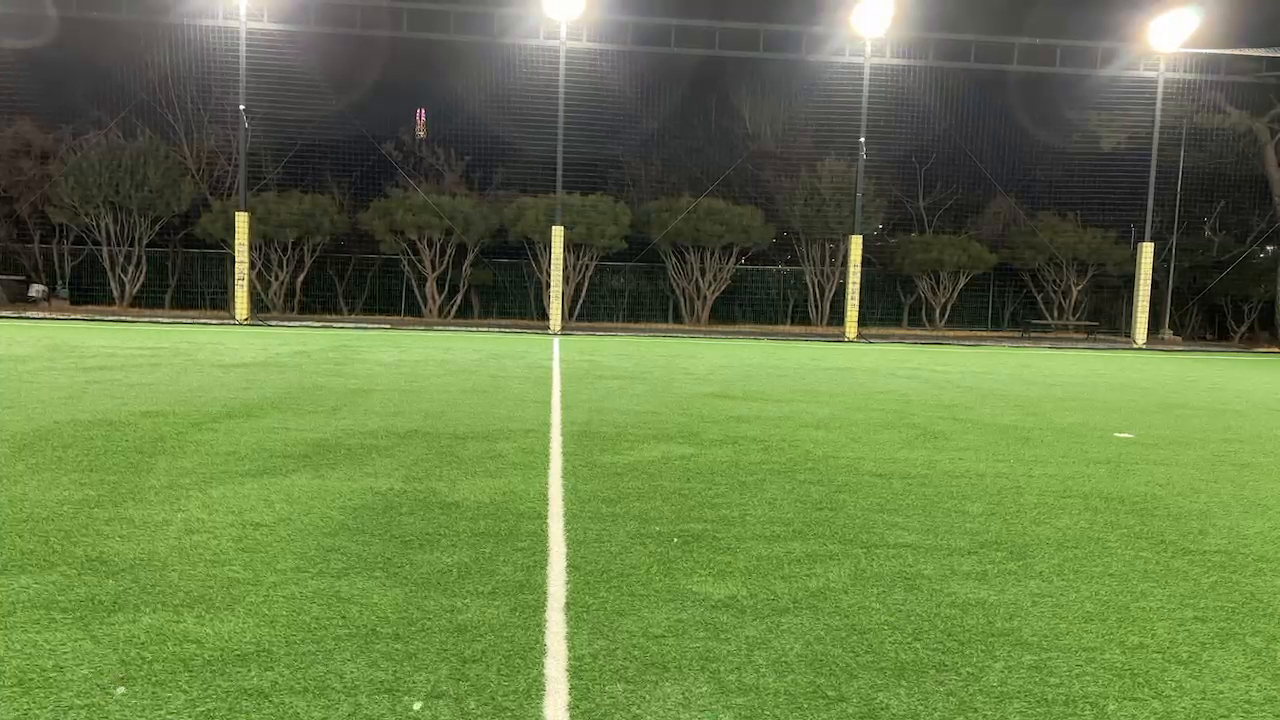
#> input picture frame 23 of video-stitching/videos/center.mp4, 1280 x 720 px, given in place of left_0314.mp4, which was not available
$ python 06_stitch_three_videos_non_calibrated.py
#> lines starting #> are read from the running program, lines starting #| are printed output that depends on the picture; pictures that were not available may be replaced by others from this repository, and a replacement may not be noted
import cv2
import numpy as np

# 파라미터 교정 없이 세 동영상 스티칭
# -------------------------------
# 경로 및 파일명 설정
# -------------------------------
path = 'videos/'
video_left = path + 'left_0314.mp4'
video_center = path + 'center_0314.mp4'
video_right = path + 'right_0314.mp4'
output_video_name = 'non_calibrated_panorama_output.mp4'

# -------------------------------
# 동영상 캡처 객체 생성
# -------------------------------
cap_left = cv2.VideoCapture(video_left)
cap_center = cv2.VideoCapture(video_center)
cap_right = cv2.VideoCapture(video_right)

if not (cap_left.isOpened() and cap_center.isOpened() and cap_right.isOpened()):
    print("동영상 파일 중 하나 이상을 열 수 없습니다.")
    exit()

# -------------------------------
# 첫 프레임 읽기 (호모그래피 계산용)
# -------------------------------
ret_left, frame_left = cap_left.read()
#> frame_left is the input picture: shape (720, 1280, 3); mean B, G, R 70.5, 120.8, 101.1
ret_center, frame_center = cap_center.read()
ret_right, frame_right = cap_right.read()

if not (ret_left and ret_center and ret_right):
    print("프레임 읽기 오류.")
    exit()

# -------------------------------
# 특징점 검출 및 매칭: SIFT + knnMatch + Lowe's ratio test
# -------------------------------
sift = cv2.SIFT_create()
kp_left, des_left = sift.detectAndCompute(frame_left, None)
#> kp_left = 4589 keypoints; strongest (x, y, size): (242, 107, 3.1), (862, 139, 2.9), (1147, 250, 11.3), (423, 111, 2.1)
kp_center, des_center = sift.detectAndCompute(frame_center, None)
#> kp_center has the same summary as kp_left
kp_right, des_right = sift.detectAndCompute(frame_right, None)
#> kp_right has the same summary as kp_left

bf = cv2.BFMatcher(cv2.NORM_L2)
matches_left = bf.knnMatch(des_left, des_center, k=2)
#> matches_left = 4589 matches
matches_right = bf.knnMatch(des_right, des_center, k=2)
#> matches_right = 4589 matches

ratio_thresh = 0.75
good_matches_left = [m for m, n in matches_left if m.distance < ratio_thresh * n.distance]
#> good_matches_left = 4589 matches
good_matches_right = [m for m, n in matches_right if m.distance < ratio_thresh * n.distance]
#> good_matches_right = 4589 matches

def get_matched_points(matches, kp_src, kp_dst):
    src_pts = np.float32([kp_src[m.queryIdx].pt for m in matches]).reshape(-1, 1, 2)
    dst_pts = np.float32([kp_dst[m.trainIdx].pt for m in matches]).reshape(-1, 1, 2)
    return src_pts, dst_pts

src_pts_left, dst_pts_left = get_matched_points(good_matches_left, kp_left, kp_center)
src_pts_right, dst_pts_right = get_matched_points(good_matches_right, kp_right, kp_center)

H_left, _ = cv2.findHomography(src_pts_left, dst_pts_left, cv2.RANSAC, 5.0)
#> H_left = [[1, 4.12e-17, 4.65e-13], [-3.01e-16, 1, 9.09e-13], [-5.76e-19, 6.52e-21, 1]]
H_right, _ = cv2.findHomography(src_pts_right, dst_pts_right, cv2.RANSAC, 5.0)
#> H_right has the same summary as H_left

# -------------------------------
# 파노라마 캔버스 크기 결정
# -------------------------------
h, w = frame_center.shape[:2]

def get_corners(frame, H):
    h_frame, w_frame = frame.shape[:2]
    corners = np.float32([[0, 0], [w_frame, 0], [w_frame, h_frame], [0, h_frame]]).reshape(-1, 1, 2)
    if H is not None:
        transformed = cv2.perspectiveTransform(corners, H)
#> transformed = [[4.65e-13, 9.09e-13], [1280, 5.24e-13], [1280, 720], [4.94e-13, 720]]
    else:
        transformed = corners
    return transformed

corners_left = get_corners(frame_left, H_left)
#> corners_left has the same summary as transformed in get_corners
corners_center = get_corners(frame_center, None)
#> corners_center = [[0, 0], [1280, 0], [1280, 720], [0, 720]]
corners_right = get_corners(frame_right, H_right)
#> corners_right has the same summary as transformed in get_corners

all_corners = np.concatenate((corners_left, corners_center, corners_right), axis=0)
#> all_corners = [[4.65e-13, 9.09e-13], [1280, 5.24e-13], [1280, 720], [4.94e-13, 720], [0, 0], [1280, 0], [1280, 720], [0, 720], [4.65e-13, 9.09e-13], [1280, 5.24e-13], [1280, 720], [4.94e-13, 720]]
[x_min, y_min] = np.int32(all_corners.min(axis=0).ravel() - 0.5)
#> x_min = 0; y_min = 0
[x_max, y_max] = np.int32(all_corners.max(axis=0).ravel() + 0.5)
#> x_max = 1280; y_max = 720

translation = np.array([[1, 0, -x_min],
                        [0, 1, -y_min],
                        [0, 0, 1]], dtype=np.float32)
#> translation = [[1, 0, 0], [0, 1, 0], [0, 0, 1]]

panorama_width = x_max - x_min
#> panorama_width = 1280
panorama_height = y_max - y_min
#> panorama_height = 720

# --- 접합부 블렌딩에 사용할 overlap (픽셀)
overlap = 150
center_x = int(-x_min)
#> center_x = 0
center_w = frame_center.shape[1]

# -------------------------------
# 출력 동영상 설정
# -------------------------------
fourcc = cv2.VideoWriter_fourcc(*'mp4v')
fps = cap_center.get(cv2.CAP_PROP_FPS)
output_video = cv2.VideoWriter(output_video_name, fourcc, fps, (panorama_width, panorama_height))

# 동영상의 시작 프레임으로 이동
cap_left.set(cv2.CAP_PROP_POS_FRAMES, 0)
cap_center.set(cv2.CAP_PROP_POS_FRAMES, 0)
cap_right.set(cv2.CAP_PROP_POS_FRAMES, 0)

frame_idx = 0

while True:
    ret_center, frame_center = cap_center.read()
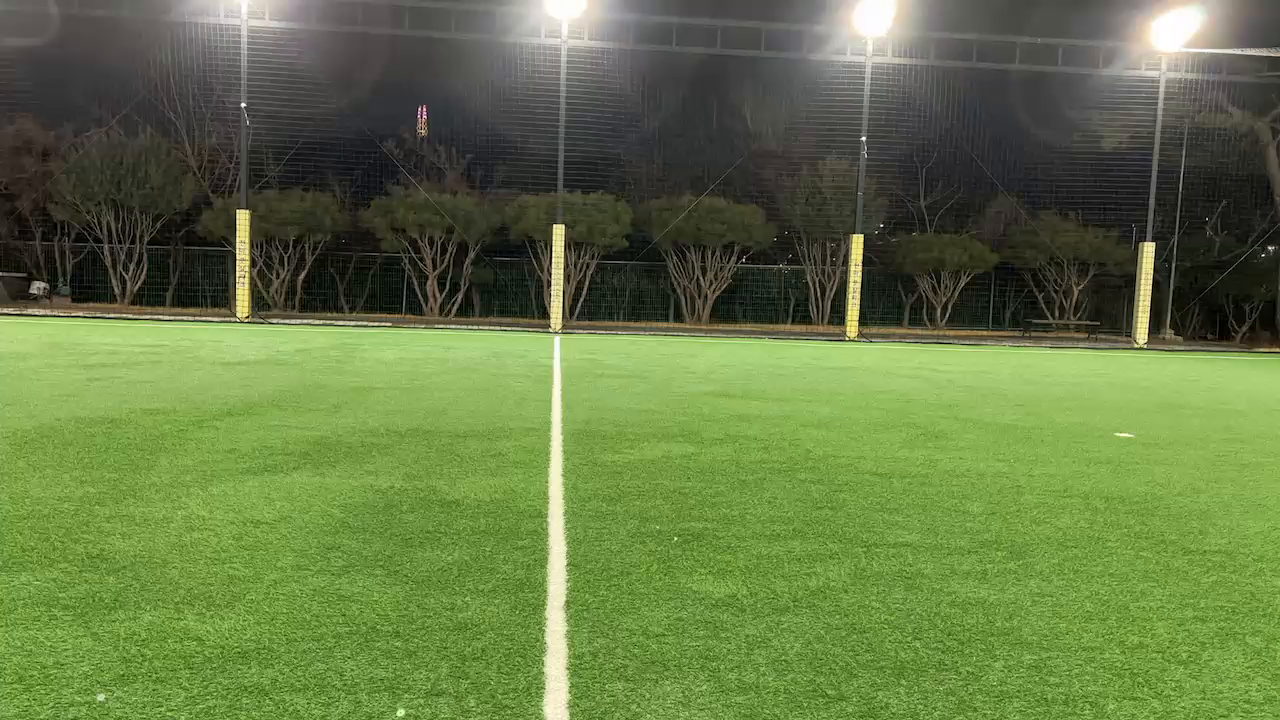
#> input picture frame 0 of video-stitching/videos/center.mp4, 1280 x 720 px, given in place of center_0314.mp4, which was not available
#> frame_center is the input picture: shape (720, 1280, 3); mean B, G, R 69.3, 119.7, 99.9
    if not ret_center:
        break

    cap_left.set(cv2.CAP_PROP_POS_FRAMES, frame_idx)
    cap_right.set(cv2.CAP_PROP_POS_FRAMES, frame_idx)
    ret_left, frame_left = cap_left.read()
    ret_right, frame_right = cap_right.read()
    if not (ret_left and ret_right):
        break

    # 보정 제거 → 그대로 사용
    warp_left = cv2.warpPerspective(frame_left, translation @ H_left, (panorama_width, panorama_height))
    warp_center = cv2.warpPerspective(frame_center, translation, (panorama_width, panorama_height))
    warp_right = cv2.warpPerspective(frame_right, translation @ H_right, (panorama_width, panorama_height))

    panorama = np.zeros((panorama_height, panorama_width, 3), dtype=np.uint8)

    if center_x > 0:
        panorama[:, :center_x] = warp_left[:, :center_x]

    if center_x + overlap <= panorama_width:
        alpha = np.linspace(1, 0, overlap, endpoint=True)[np.newaxis, :, np.newaxis]
        left_part = warp_left[:, center_x:center_x+overlap].astype(np.float32)
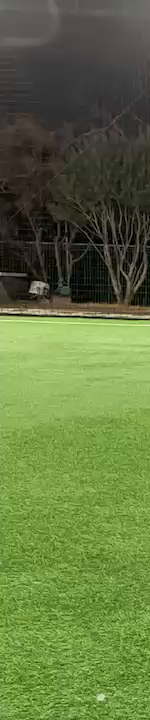
#> left_part: shape (720, 150, 3) float32; mean B, G, R 63.7, 116, 96.9
        center_left = warp_center[:, center_x:center_x+overlap].astype(np.float32)
        blended = left_part * alpha + center_left * (1 - alpha)
        panorama[:, center_x:center_x+overlap] = blended.astype(np.uint8)
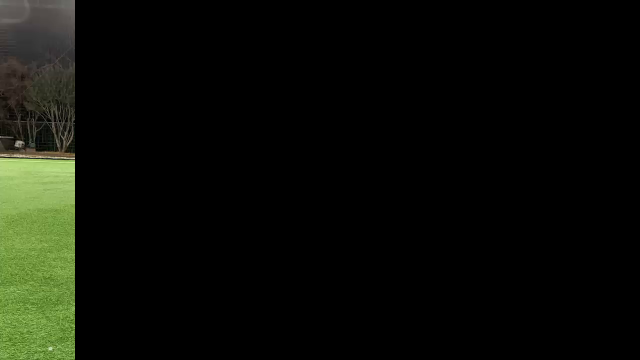
#> panorama: shape (720, 1280, 3) (shown at 1/2 size); mean B, G, R 7.5, 13.6, 11.4

    center_main_start = center_x + overlap
#> center_main_start = 150
    center_main_end = center_x + center_w - overlap
#> center_main_end = 1130
    if center_main_end > center_main_start:
        panorama[:, center_main_start:center_main_end] = warp_center[:, center_main_start:center_main_end]
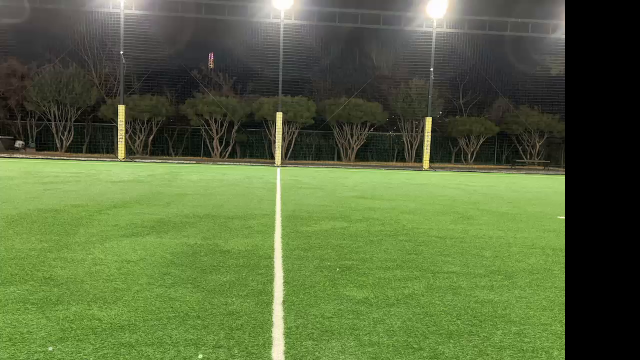
#> panorama: shape (720, 1280, 3) (shown at 1/2 size); mean B, G, R 60.8, 105, 87.5

    if center_x + center_w <= panorama_width:
        alpha = np.linspace(1, 0, overlap, endpoint=True)[np.newaxis, :, np.newaxis]
        center_right = warp_center[:, center_x+center_w-overlap:center_x+center_w].astype(np.float32)
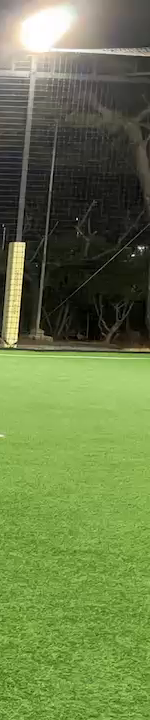
#> center_right: shape (720, 150, 3) float32; mean B, G, R 72.8, 124.8, 105.8
        right_part = warp_right[:, center_x+center_w-overlap:center_x+center_w].astype(np.float32)
        blended = center_right * alpha + right_part * (1 - alpha)
        panorama[:, center_x+center_w-overlap:center_x+center_w] = blended.astype(np.uint8)

    if center_x + center_w < panorama_width:
        panorama[:, center_x+center_w:] = warp_right[:, center_x+center_w:]

    output_video.write(panorama)
    cv2.imshow("Panorama", panorama)
    if cv2.waitKey(1) & 0xFF == ord('q'):
#> (key q is pressed here)
        break

    frame_idx += 1

cap_left.release()
cap_center.release()
cap_right.release()
output_video.release()
cv2.destroyAllWindows()

$ run again, starting later in the video
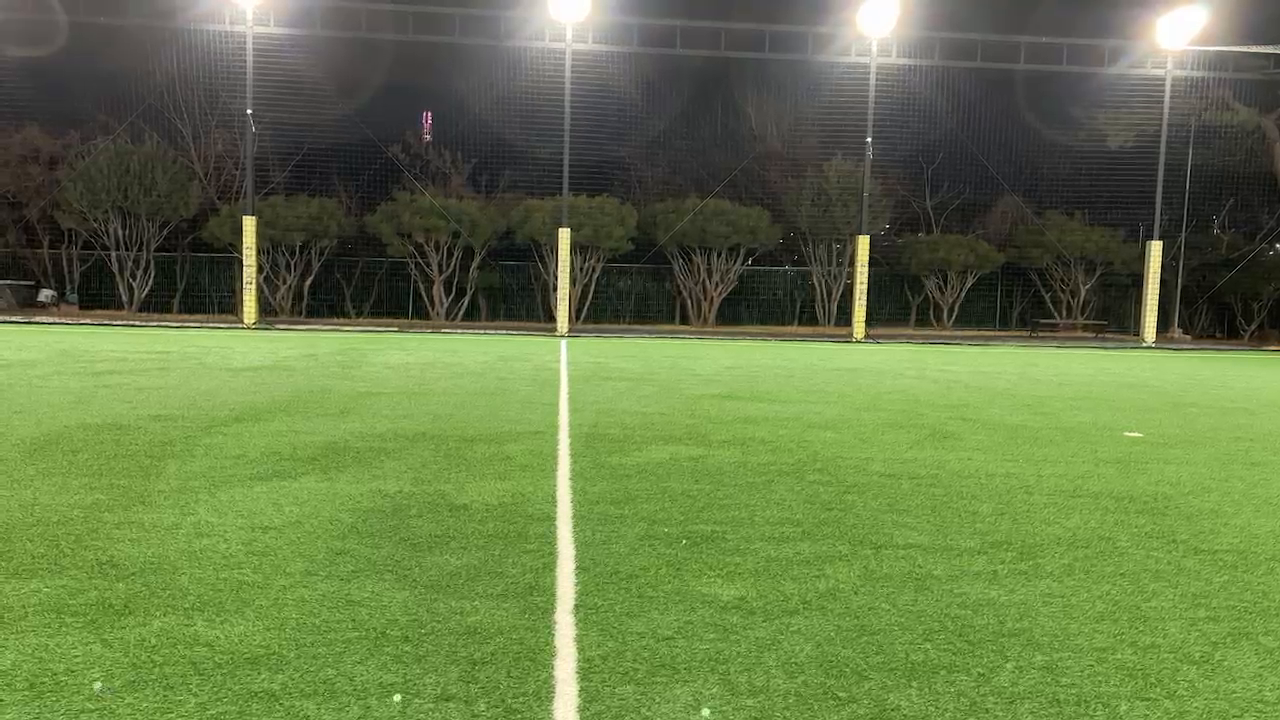
#> input picture frame 107 of video-stitching/videos/center.mp4, 1280 x 720 px, given in place of left_0314.mp4, which was not available
#> frame_left is the input picture: shape (720, 1280, 3); mean B, G, R 71.4, 121.2, 101.6
#> kp_left = 4547 keypoints; strongest (x, y, size): (869, 139, 2.9), (1155, 248, 11.2), (564, 235, 10.2), (249, 224, 10.7)
#> kp_center has the same summary as kp_left
#> kp_right has the same summary as kp_left
#> matches_left = 4547 matches
#> H_left = [[1, -5.48e-16, 1.63e-12], [-1.81e-15, 1, 1.44e-12], [-3.83e-18, -8.74e-19, 1]]
#> H_right has the same summary as H_left
#> in get_corners, `transformed = cv2.perspectiveTransform(corners, H)`: transformed = [[1.63e-12, 1.44e-12], [1280, -8.84e-13], [1280, 720], [1.23e-12, 720]]
#> corners_left has the same summary as transformed in get_corners
#> corners_center = [[0, 0], [1280, 0], [1280, 720], [0, 720]]
#> corners_right has the same summary as transformed in get_corners
#> all_corners = [[1.63e-12, 1.44e-12], [1280, -8.84e-13], [1280, 720], [1.23e-12, 720], [0, 0], [1280, 0], [1280, 720], [0, 720], [1.63e-12, 1.44e-12], [1280, -8.84e-13], [1280, 720], [1.23e-12, 720]]
#> x_min = 0
#> x_max = 1280; y_max = 720
#> translation = [[1, 0, 0], [0, 1, 0], [0, 0, 1]]
#> panorama_width = 1280
#> panorama_height = 720
#> center_x = 0
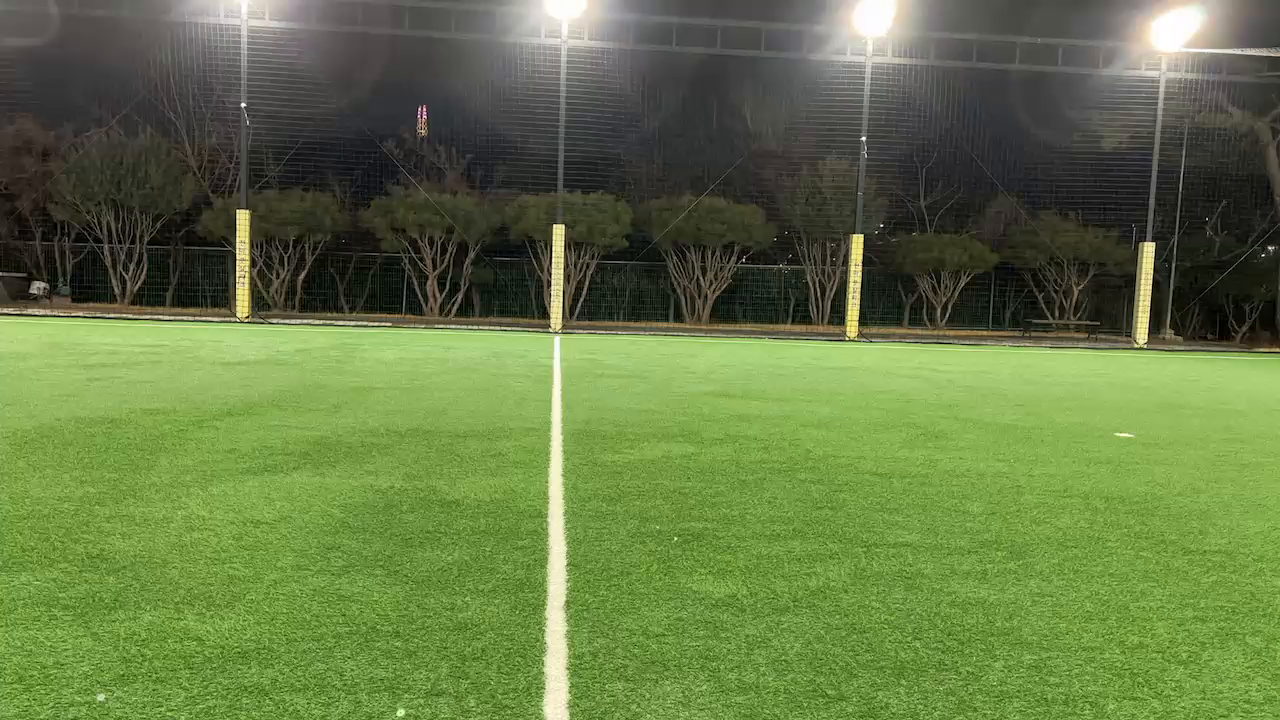
#> input picture frame 0 of video-stitching/videos/center.mp4, 1280 x 720 px, given in place of center_0314.mp4, which was not available
#> frame_center is the input picture: shape (720, 1280, 3); mean B, G, R 69.3, 119.7, 99.9
#> center_main_start = 150
#> center_main_end = 1130

$ run again, starting later in the video
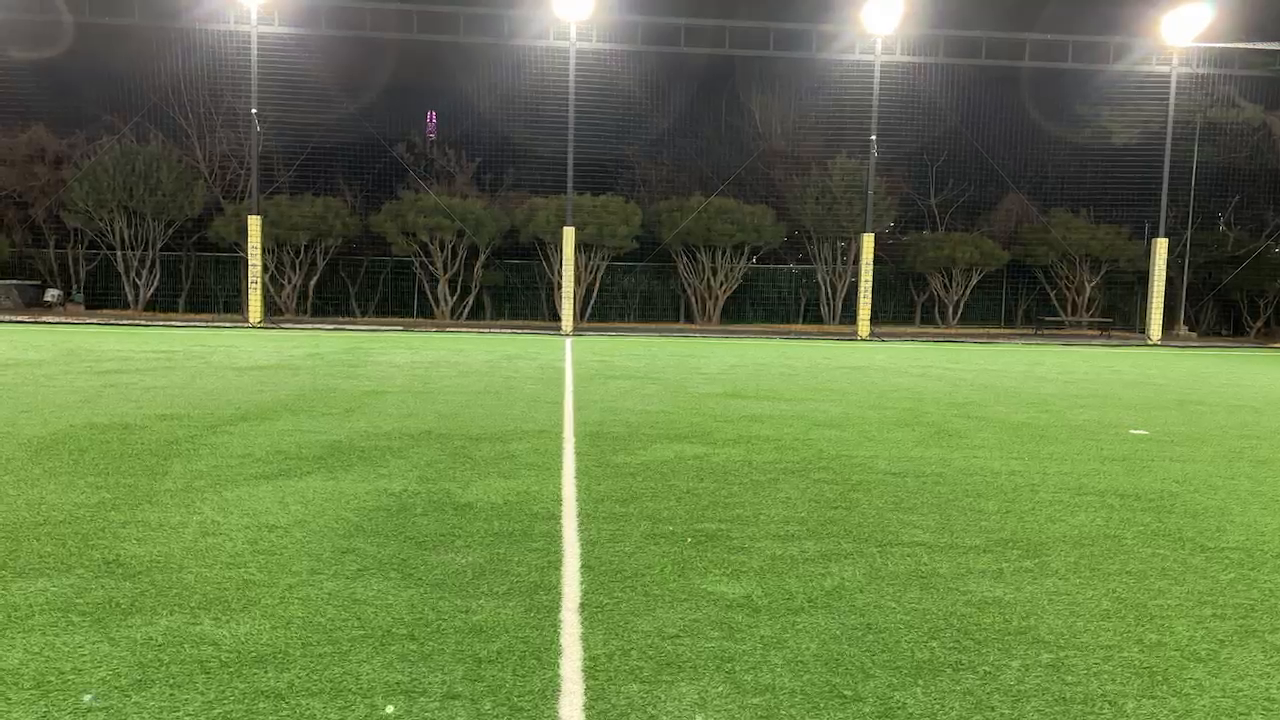
#> input picture frame 191 of video-stitching/videos/center.mp4, 1280 x 720 px, given in place of left_0314.mp4, which was not available
#> frame_left is the input picture: shape (720, 1280, 3); mean B, G, R 70.6, 120.4, 101
#> kp_left = 4444 keypoints; strongest (x, y, size): (254, 111, 3), (873, 137, 2.9), (1161, 246, 11.4), (868, 241, 10.3)
#> kp_center has the same summary as kp_left
#> kp_right has the same summary as kp_left
#> matches_left = 4444 matches
#> H_left = [[1, 1.94e-15, -2.03e-12], [2.13e-15, 1, -1.33e-12], [4.56e-18, 3.15e-18, 1]]
#> H_right has the same summary as H_left
#> in get_corners, `transformed = cv2.perspectiveTransform(corners, H)`: transformed = [[-2.03e-12, -1.33e-12], [1280, 1.4e-12], [1280, 720], [-6.3e-13, 720]]
#> corners_left has the same summary as transformed in get_corners
#> corners_center = [[0, 0], [1280, 0], [1280, 720], [0, 720]]
#> corners_right has the same summary as transformed in get_corners
#> all_corners = [[-2.03e-12, -1.33e-12], [1280, 1.4e-12], [1280, 720], [-6.3e-13, 720], [0, 0], [1280, 0], [1280, 720], [0, 720], [-2.03e-12, -1.33e-12], [1280, 1.4e-12], [1280, 720], [-6.3e-13, 720]]
#> x_min = 0
#> x_max = 1280; y_max = 720
#> translation = [[1, 0, 0], [0, 1, 0], [0, 0, 1]]
#> panorama_width = 1280
#> panorama_height = 720
#> center_x = 0
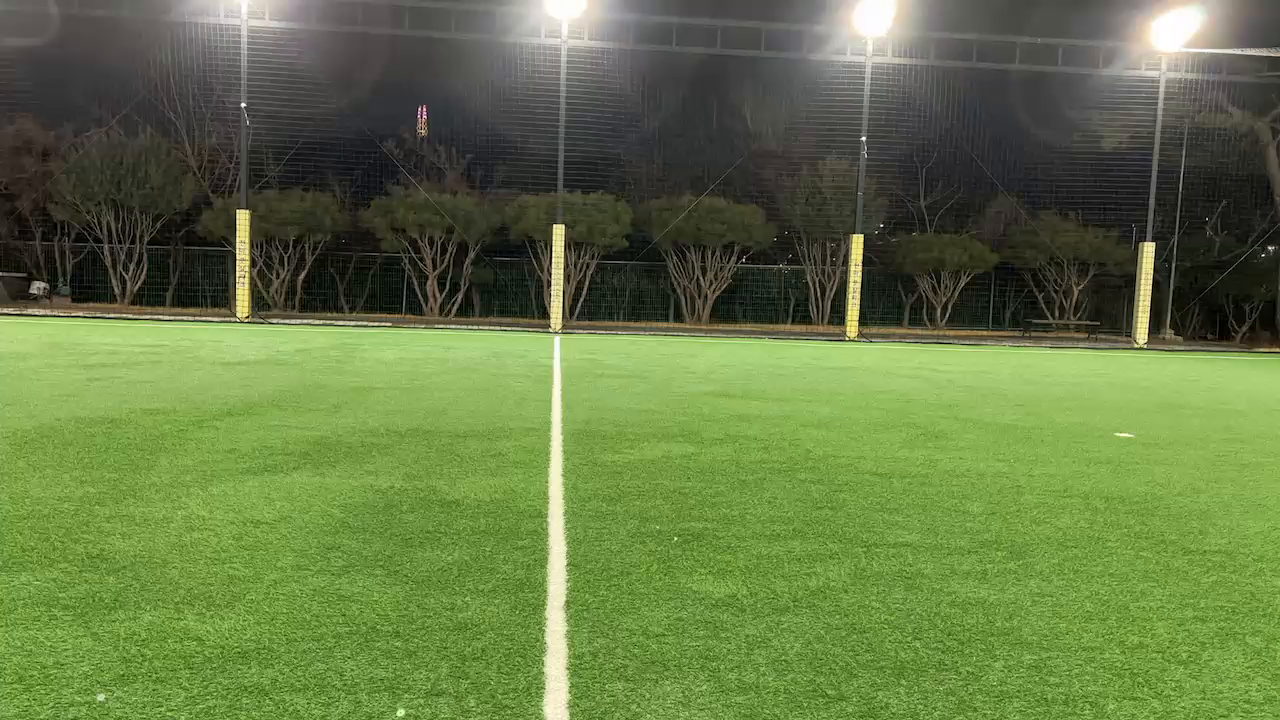
#> input picture frame 0 of video-stitching/videos/center.mp4, 1280 x 720 px, given in place of center_0314.mp4, which was not available
#> frame_center is the input picture: shape (720, 1280, 3); mean B, G, R 69.3, 119.7, 99.9
#> center_main_start = 150
#> center_main_end = 1130
